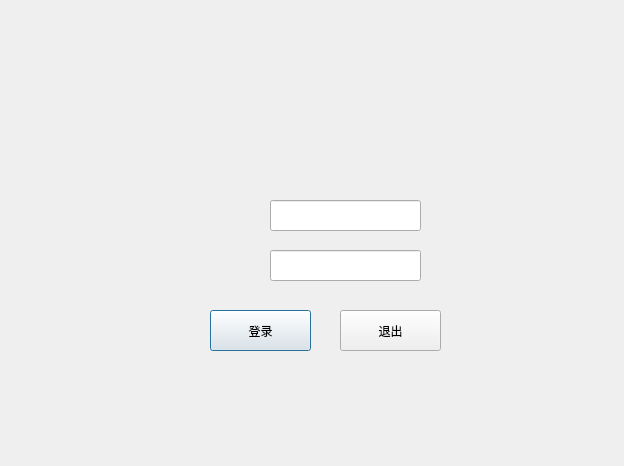
<?xml version="1.0" encoding="UTF-8"?>
<ui version="4.0">
 <class>login</class>
 <widget class="QDialog" name="login">
  <property name="geometry">
   <rect>
    <x>0</x>
    <y>0</y>
    <width>624</width>
    <height>466</height>
   </rect>
  </property>
  <property name="windowTitle">
   <string>用户登录</string>
  </property>
  <property name="styleSheet">
   <string notr="true">background-image: url(:/back.png);</string>
  </property>
  <widget class="QLabel" name="label">
   <property name="geometry">
    <rect>
     <x>230</x>
     <y>200</y>
     <width>29</width>
     <height>28</height>
    </rect>
   </property>
   <property name="styleSheet">
    <string notr="true">font: 14pt &quot;华文仿宋&quot;;
background-image: url(:/user-1.png);</string>
   </property>
   <property name="text">
    <string/>
   </property>
  </widget>
  <widget class="QPushButton" name="pushButton">
   <property name="geometry">
    <rect>
     <x>210</x>
     <y>310</y>
     <width>101</width>
     <height>41</height>
    </rect>
   </property>
   <property name="text">
    <string>登录</string>
   </property>
  </widget>
  <widget class="QLineEdit" name="user">
   <property name="geometry">
    <rect>
     <x>270</x>
     <y>200</y>
     <width>151</width>
     <height>31</height>
    </rect>
   </property>
   <property name="styleSheet">
    <string notr="true">font: 9pt &quot;Calibri&quot;;</string>
   </property>
   <property name="text">
    <string/>
   </property>
  </widget>
  <widget class="QLineEdit" name="pwd">
   <property name="geometry">
    <rect>
     <x>270</x>
     <y>250</y>
     <width>151</width>
     <height>31</height>
    </rect>
   </property>
  </widget>
  <widget class="QLabel" name="label_2">
   <property name="geometry">
    <rect>
     <x>230</x>
     <y>250</y>
     <width>29</width>
     <height>28</height>
    </rect>
   </property>
   <property name="styleSheet">
    <string notr="true">font: 14pt &quot;华文仿宋&quot;;
background-image: url(:/pwd.png);</string>
   </property>
   <property name="text">
    <string/>
   </property>
  </widget>
  <widget class="QLabel" name="label_3">
   <property name="geometry">
    <rect>
     <x>230</x>
     <y>200</y>
     <width>29</width>
     <height>28</height>
    </rect>
   </property>
   <property name="styleSheet">
    <string notr="true">font: 14pt &quot;华文仿宋&quot;;
background-image: url(:/user.png);</string>
   </property>
   <property name="text">
    <string/>
   </property>
  </widget>
  <widget class="QPushButton" name="pushButton_2">
   <property name="geometry">
    <rect>
     <x>340</x>
     <y>310</y>
     <width>101</width>
     <height>41</height>
    </rect>
   </property>
   <property name="text">
    <string>退出</string>
   </property>
  </widget>
 </widget>
 <resources/>
 <connections/>
</ui>
